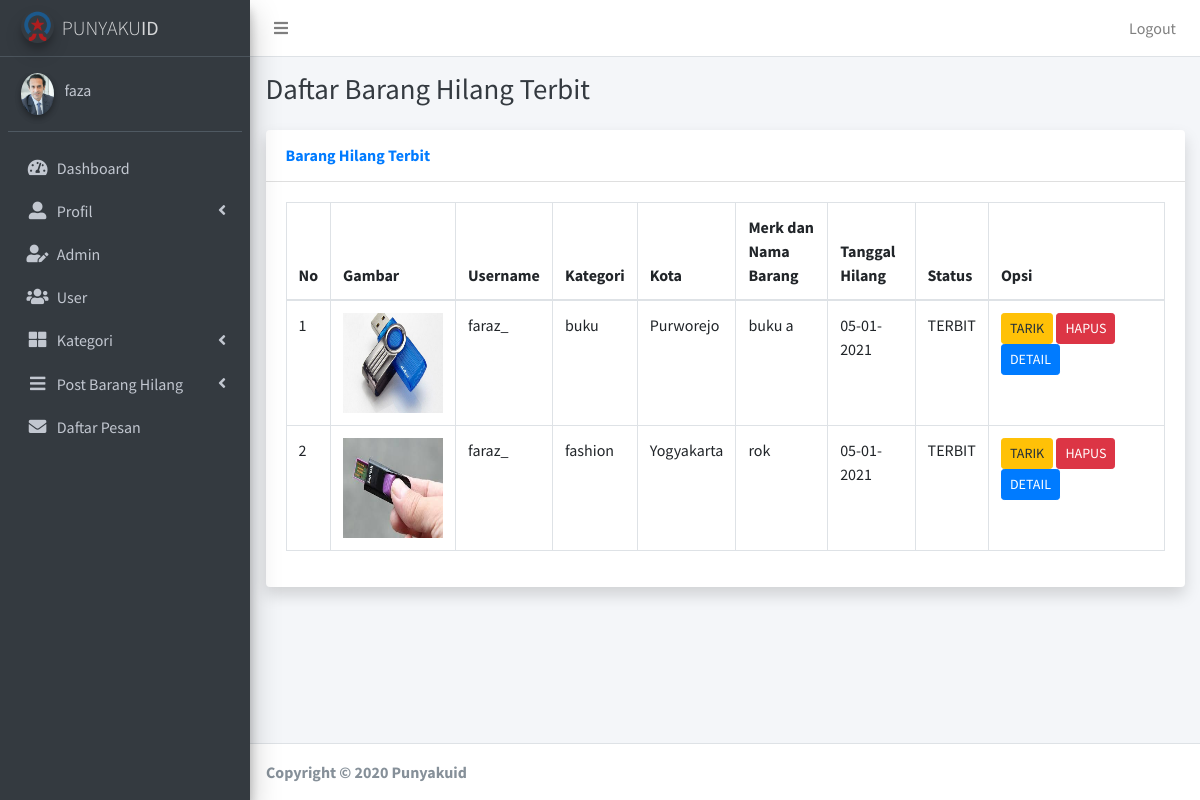
Page /admin/adm_barang_hilang_terbit.php (signed in) on the committed database.
### tables this page shows
CREATE TABLE `user` (
  `id_user` int(5) NOT NULL,
  `nama` varchar(30) NOT NULL,
  `email` varchar(100) NOT NULL,
  `username` varchar(20) NOT NULL,
  `password` varchar(255) NOT NULL,
  `alamat` varchar(50) NOT NULL,
  `no_hp` varchar(12) NOT NULL,
  `level` varchar(15) NOT NULL,
  `gambar_user` varchar(110) NOT NULL
);

CREATE TABLE `barang_hilang` (
  `id_bh` int(5) NOT NULL,
  `id_ktg_barang` int(11) NOT NULL,
  `id_user` int(5) NOT NULL,
  `id_kota` int(11) NOT NULL,
  `id_status` int(11) NOT NULL,
  `nama_bh` varchar(50) NOT NULL,
  `tgl_bh` date NOT NULL,
  `lokasi_bh` varchar(50) NOT NULL,
  `penyebab_bh` varchar(50) NOT NULL,
  `gambar_bh` varchar(110) NOT NULL,
  `pesan_bh` varchar(50) NOT NULL
);

CREATE TABLE `kategori_barang` (
  `id_ktg_barang` int(5) NOT NULL,
  `ktg_barang` varchar(20) NOT NULL
);

CREATE TABLE `kota` (
  `id_kota` int(11) NOT NULL,
  `nama_kota` varchar(30) NOT NULL
);

CREATE TABLE `status` (
  `id_status` int(11) NOT NULL,
  `ket_status` varchar(20) NOT NULL
);

### admin/adm_barang_hilang_terbit.php (the view, shortened to what this page needs)
<?php
include '../template/adm_topbar.php';
include '../template/adm_sidebar.php';
require '../koneksi.php';
?>
<div class="content-wrapper">
    <div class="content-header">
        <div class="container-fluid">
            <div class="row mb-2">
                <div class="col-sm-6">
                    <h1 class="m-0 text-dark">Daftar Barang Hilang Terbit</h1>
                </div>
            </div>
        </div>
    </div>
    <section class="content">
        <div class="container-fluid">
            <div class="row">
                <div class="col-12">
                    <div class="card shadow mb-4">
                        <div class="card-header py-3">
                            <h6 class="m-0 font-weight-bold text-primary">Barang Hilang Terbit</h6>
                        </div>
                        <div class="card-body">
                            <div class="table-responsive">
                                <table class="table table-bordered" id="dataTable" width="100%" cellspacing="0">
                                    <thead>
                                        <tr>
                                            <th style="width: 5%">No</th>
                                            <th>Gambar</th>
                                            <th>Username</th>
                                            <th>Kategori</th>
                                            <th>Kota</th>
                                            <th>Merk dan Nama Barang</th>
                                            <th>Tanggal Hilang</th>
                                            <th>Status</th>
                                            <th style="width: 20%;">Opsi</th>
                                        </tr>
                                    </thead>
                                    <tbody>
                                        <?php
                                        $no = 1;
                                        $data = mysqli_query(
                                            $koneksi,
                                            "select * from barang_hilang
inner join kategori_barang on barang_hilang.id_ktg_barang = kategori_barang.id_ktg_barang
inner join kota on barang_hilang.id_kota = kota.id_kota
inner join user on barang_hilang.id_user = user.id_user
inner join status on barang_hilang.id_status = status.id_status
where status.id_status ='3'"
                                        );
                                        while ($d = mysqli_fetch_array($data)) {
                                        ?>
                                            <tr>
                                                <td><?php echo $no++; ?></td>
                                                <td><img src="../assets/img/barang_hilang/<?php echo $d['gambar_bh']; ?>" width=" 100px" height="100px"></td>
                                                <td><?php echo $d['username']; ?></td>
                                                <td><?php echo $d['ktg_barang']; ?></td>
                                                <td><?php echo $d['nama_kota']; ?></td>
                                                <td><?php echo $d['nama_bh']; ?></td>
                                                <td><?php echo date('d-m-Y', strtotime($d['tgl_bh']));  ?></td>
                                                <td><?php echo $d['ket_status']; ?></td>
                                                <td>
                                                    <a class="btn btn-sm btn-warning" href="../adm_barang_hilang/tolak_barang_hilang.php?id_bh= <?php echo $d['id_bh']; ?>">TARIK</a>
                                                    <a class="btn btn-sm btn-danger" href="../adm_barang_hilang/hapus_barang_hilang.php?id_bh= <?php echo $d['id_bh']; ?>">HAPUS</a>
                                                    <a class="btn btn-sm btn-primary" href="../detail_barang.php?id_bh=<?php echo $d['id_bh'] ?>">DETAIL</a>
                                                </td>
                                            </tr>
                                        <?php
                                        }
                                        ?>
                                    </tbody>
                                </table>
                            </div>
                        </div>
                    </div>
                </div>
            </div>
        </div>
</div>
</div>
<?php
include '../template/adm_footer.php';
?>

### template/adm_sidebar.php (shortened to what this page needs)
<?php
function menu_active($menu)
{
    $url = explode('/', $_SERVER['REQUEST_URI']);
    if ($url[3] == $menu) {
        echo "active";
    }
}
function menu_tiga_open($menu1, $menu2, $menu3)
{
    $url = explode('/', $_SERVER['REQUEST_URI']);
    if ($url[3] == $menu1 || $url[3] == $menu2 || $url[3] == $menu3) {
        echo "menu-open";
    }
}
function menu_dua_open($menu1, $menu2)
{
    $url = explode('/', $_SERVER['REQUEST_URI']);
    if ($url[3] == $menu1 || $url[3] == $menu2) {
        echo "menu-open";
    }
}
function menu_dua_active($menu1, $menu2)
{
    $url = explode('/', $_SERVER['REQUEST_URI']);
    if ($url[3] == $menu1 || $url[3] == $menu2) {
        echo "active";
    }
}
function menu_tiga_active($menu1, $menu2, $menu3)
{
    $url = explode('/', $_SERVER['REQUEST_URI']);
    if ($url[3] == $menu1 || $url[3] == $menu2 || $url[3] == $menu3) {
        echo "active";
    }
}
function menu_empat_open($menu1, $menu2, $menu3, $menu4)
{
    $url = explode('/', $_SERVER['REQUEST_URI']);
    if ($url[3] == $menu1 || $url[3] == $menu2 || $url[3] == $menu3 || $url[3] == $menu4) {
        echo "menu-open";
    }
}
function menu_empat_active($menu1, $menu2, $menu3, $menu4)
{
    $url = explode('/', $_SERVER['REQUEST_URI']);
    if ($url[3] == $menu1 || $url[3] == $menu2 || $url[3] == $menu3 || $url[3] == $menu4) {
        echo "active";
    }
}
require '../koneksi.php';
$id_user = $_SESSION['id_user'];
$d = mysqli_fetch_array(mysqli_query($koneksi, "select * from user where id_user = '$id_user'"));
?>
<aside class="main-sidebar sidebar-dark-primary elevation-4">
    <a href="../index.php" class="brand-link">
        <img src="../assets/img/iconn.png" alt="AdminLTE Logo" class="brand-image img-circle elevation-3" style="opacity: .8">
        <span class="brand-text font-weight-light">PUNYAKU<strong>ID</strong></span>
    </a>
    <div class="sidebar">
        <div class="user-panel mt-3 pb-3 mb-3 d-flex">
            <div class="image">
                <img src="../assets/img/user/<?php echo $d['gambar_user']; ?>" class="img-circle elevation-2">
            </div>
            <div class="info">
                <a href="#" class="d-block"><?php echo $_SESSION['username']; ?></a>
            </div>
        </div>
        <nav class="mt-2">
            <ul class="nav nav-pills nav-sidebar flex-column" data-widget="treeview" role="menu" data-accordion="false">
                <li class="nav-item">
                    <a href="../admin/dashboard.php" class="nav-link <?php menu_active("dashboard.php") ?>">
                        <i class="nav-icon fas fa-tachometer-alt"></i>
                        <p>Dashboard</p>
                    </a>
                </li>
                <li class="nav-item has-treeview <?php menu_tiga_open("adm_profil.php", "adm_edit_profil.php", "adm_edit_pass.php") ?>">
                    <a href="#" class="nav-link <?php menu_tiga_active("adm_profil.php", "adm_edit_profil.php", "adm_edit_pass.php") ?>">
                        <i class="nav-icon fas fa-user-alt"></i>
                        <p>
                            Profil
                            <i class="right fas fa-angle-left"></i>
                        </p>
                    </a>
                </li>
                <li class="nav-item">
                    <a href="../admin/adm_admin.php" class="nav-link  <?php menu_active("adm_admin.php") ?>">
                        <i class="nav-icon fa fa-user-edit"></i>
                        <p>Admin</p>
                    </a>
                </li>
                <li class="nav-item">
                    <a href="../admin/adm_user.php" class="nav-link  <?php menu_active("adm_user.php") ?>">
                        <i class="nav-icon fa fa-users"></i>
                        <p>User</p>
                    </a>
                </li>
                <li class="nav-item has-treeview <?php menu_dua_open("adm_kategori_barang.php", "adm_kota.php") ?>">
                    <a href="#" class="nav-link <?php menu_dua_active("adm_kategori_barang.php", "adm_kota.php") ?>">
                        <i class="nav-icon fa fa-th-large"></i>
                        <p>
                            Kategori
                            <i class="right fas fa-angle-left"></i>
                        </p>
                    </a>
                </li>
                <li class="nav-item has-treeview <?php menu_empat_open("adm_barang_hilang_tunda.php", "adm_barang_hilang_tolak.php", "adm_barang_hilang_selesai.php", "adm_barang_hilang_terbit.php") ?>">
                    <a href="#" class="nav-link <?php menu_empat_active("adm_barang_hilang_tunda.php", "adm_barang_hilang_tolak.php", "adm_barang_hilang_selesai.php", "adm_barang_hilang_terbit.php") ?>">
                        <i class=" nav-icon fa fa-bars"></i>
                        <p>
                            Post Barang Hilang
                            <i class="right fas fa-angle-left"></i>
                        </p>
                    </a>
                </li>
                <li class="nav-item">
                    <a href="../admin/adm_pesan.php" class="nav-link  <?php menu_active("adm_pesan.php") ?>">
                        <i class="nav-icon fas fa-envelope"></i>
                        <p>Daftar Pesan</p>
                    </a>
                </li>
            </ul>
        </nav>
    </div>
</aside>

### rows in the picture
user: gambar_user (picture)
barang_hilang: gambar_bh (picture), id_user.username "faraz_", id_ktg_barang.ktg_barang "buku", id_kota.nama_kota "Purworejo", nama_bh "buku a", tgl_bh "05-01-2021", id_status.ket_status "TERBIT"
barang_hilang: gambar_bh (picture), id_user.username "faraz_", id_ktg_barang.ktg_barang "fashion", id_kota.nama_kota "Yogyakarta", nama_bh "rok", tgl_bh "05-01-2021", id_status.ket_status "TERBIT"

### other values in the picture
$_SESSION['username'] "faza"
